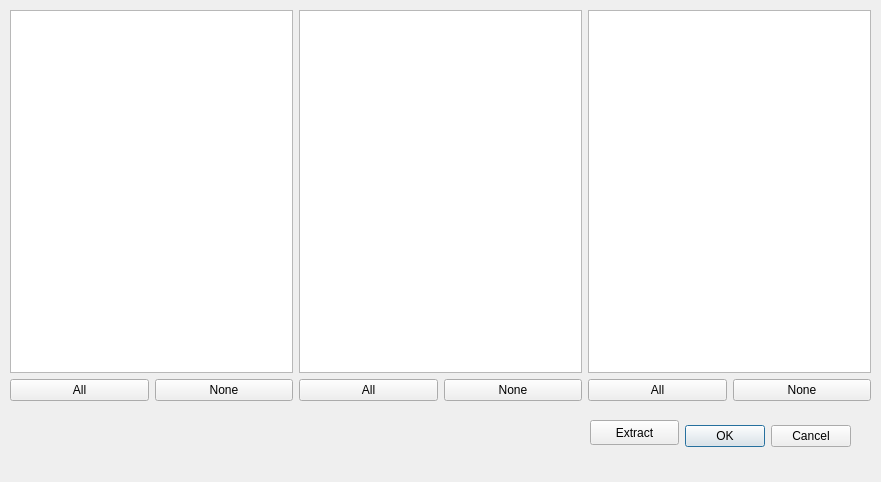
<?xml version="1.0" encoding="UTF-8"?>
<ui version="4.0">
 <class>SetWind</class>
 <widget class="QDialog" name="SetWind">
  <property name="geometry">
   <rect>
    <x>0</x>
    <y>0</y>
    <width>881</width>
    <height>482</height>
   </rect>
  </property>
  <property name="windowTitle">
   <string>Dialog</string>
  </property>
  <widget class="QDialogButtonBox" name="buttonBox">
   <property name="geometry">
    <rect>
     <x>510</x>
     <y>420</y>
     <width>341</width>
     <height>32</height>
    </rect>
   </property>
   <property name="orientation">
    <enum>Qt::Horizontal</enum>
   </property>
   <property name="standardButtons">
    <set>QDialogButtonBox::Cancel|QDialogButtonBox::Ok</set>
   </property>
  </widget>
  <widget class="QWidget" name="horizontalLayoutWidget">
   <property name="geometry">
    <rect>
     <x>10</x>
     <y>10</y>
     <width>861</width>
     <height>391</height>
    </rect>
   </property>
   <layout class="QHBoxLayout" name="horizontalLayout">
    <item>
     <layout class="QVBoxLayout" name="verticalLayout_3">
      <item>
       <widget class="QListWidget" name="TrajList"/>
      </item>
      <item>
       <layout class="QHBoxLayout" name="horizontalLayout_2">
        <item>
         <widget class="QPushButton" name="TAll">
          <property name="text">
           <string>All</string>
          </property>
         </widget>
        </item>
        <item>
         <widget class="QPushButton" name="TNone">
          <property name="text">
           <string>None</string>
          </property>
         </widget>
        </item>
       </layout>
      </item>
     </layout>
    </item>
    <item>
     <layout class="QVBoxLayout" name="verticalLayout">
      <item>
       <widget class="QListWidget" name="TcfList"/>
      </item>
      <item>
       <layout class="QHBoxLayout" name="horizontalLayout_4">
        <item>
         <widget class="QPushButton" name="CfAll">
          <property name="text">
           <string>All</string>
          </property>
         </widget>
        </item>
        <item>
         <widget class="QPushButton" name="CfNone">
          <property name="text">
           <string>None</string>
          </property>
         </widget>
        </item>
       </layout>
      </item>
     </layout>
    </item>
    <item>
     <layout class="QVBoxLayout" name="verticalLayout_2">
      <item>
       <widget class="QListWidget" name="GroupList"/>
      </item>
      <item>
       <layout class="QHBoxLayout" name="horizontalLayout_3">
        <item>
         <widget class="QPushButton" name="GAll">
          <property name="text">
           <string>All</string>
          </property>
         </widget>
        </item>
        <item>
         <widget class="QPushButton" name="GNone">
          <property name="text">
           <string>None</string>
          </property>
         </widget>
        </item>
       </layout>
      </item>
     </layout>
    </item>
   </layout>
  </widget>
  <widget class="QPushButton" name="ExtractButton">
   <property name="geometry">
    <rect>
     <x>590</x>
     <y>420</y>
     <width>89</width>
     <height>25</height>
    </rect>
   </property>
   <property name="text">
    <string>Extract</string>
   </property>
  </widget>
 </widget>
 <resources/>
 <connections>
  <connection>
   <sender>buttonBox</sender>
   <signal>accepted()</signal>
   <receiver>SetWind</receiver>
   <slot>accept()</slot>
   <hints>
    <hint type="sourcelabel">
     <x>248</x>
     <y>254</y>
    </hint>
    <hint type="destinationlabel">
     <x>157</x>
     <y>274</y>
    </hint>
   </hints>
  </connection>
  <connection>
   <sender>buttonBox</sender>
   <signal>rejected()</signal>
   <receiver>SetWind</receiver>
   <slot>reject()</slot>
   <hints>
    <hint type="sourcelabel">
     <x>316</x>
     <y>260</y>
    </hint>
    <hint type="destinationlabel">
     <x>286</x>
     <y>274</y>
    </hint>
   </hints>
  </connection>
 </connections>
</ui>
